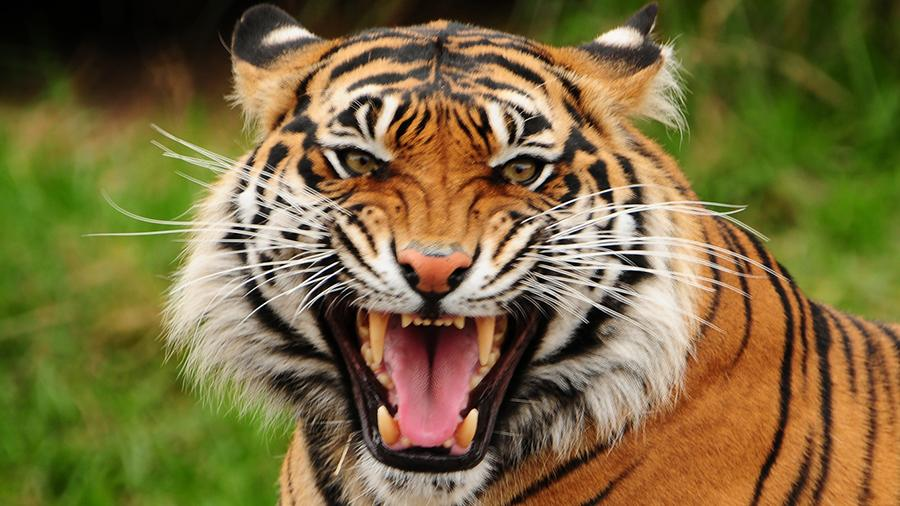
#> input picture data/1.tiger.jpg, 900 x 506 px
$ jupyter execute --allow-errors 2.contrast.ipynb   (shell and % lines are left out)
#> lines starting #> are read from the running program, lines starting #| are printed output that depends on the picture
# Коррекция яркости и цвета

## Линейная коррекция контраста

Гистограмма - график:
* x - яркость пикселя
* y - количество пикселей

При делении пиксели масштабируются на [0, 128] например при делении на 2. Это вызывает падение контрастности.
Контрастность означает, что цвета принимают не полный набор значений, а лишь некоторый отрезок

[cell 1]
from skimage.io import imread, imsave, imshow
from skimage import img_as_float, img_as_ubyte
import numpy as np

from matplotlib.pyplot import hist

%pylab inline

[cell 2]
img = imread('data/1.tiger.jpg')
#> img is the input picture: shape (506, 900, 3); mean R, G, B 121.6, 106.8, 61.9
imshow(img)

[cell 3]
values, bin_edges, patches = hist(img.ravel(), bins=range(257), color='black')
#> values = 256 values, max 10162 at index 0, min 288 at index 254, mean 5336.7; bin_edges = 257 values from 0 to 256; patches = 256 items
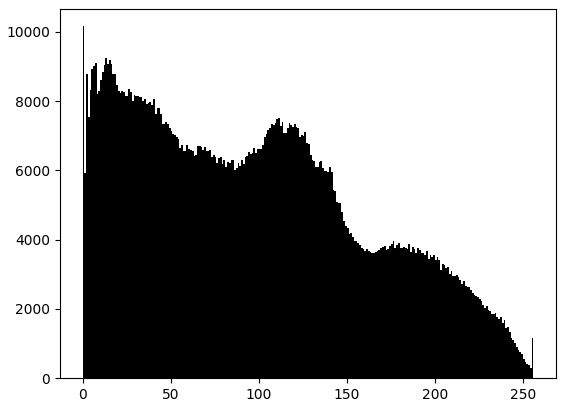
#> figure drawn by matplotlib, 1 panel; tallest bar 10162 high, from x = 0 to 1

### Автоконтраст изображения

Линейно растянем гистограмму на весь диапазон

[cell 4]
img = (img / 2).astype('uint8')
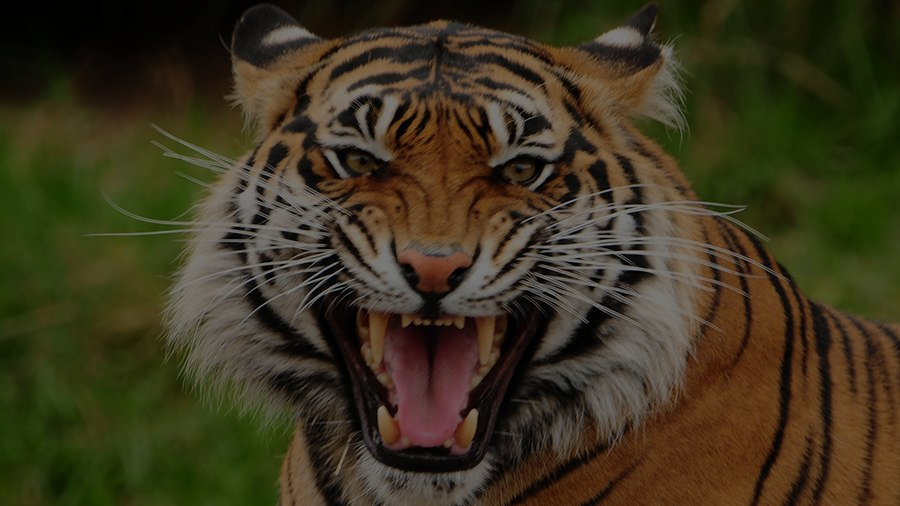
#> img: shape (506, 900, 3); mean R, G, B 60.6, 53.2, 30.7

[cell 5]
values, bin_edges, patches = hist(img.ravel(), bins=range(257),
                                  color='black')
#> values = 256 values, max 18283 at index 6, min 0 at index 128, mean 5336.7
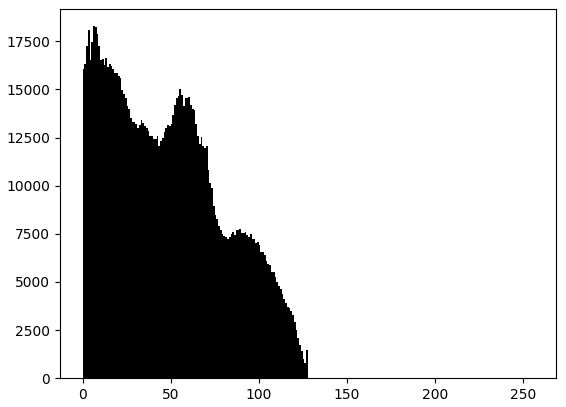
#> figure drawn by matplotlib, 1 panel; tallest bar 18283 high, from x = 6 to 7

[cell 6]
imshow(img)

[cell 7]
cor_img = ((img - img.min()) / (img.max() - img.min()) * 255).astype('uint8')
values, bin_edges, patches = hist(cor_img.ravel(), bins=range(257),
                                  color='black')
#> values = 256 values, max 18283 at index 12, min 0 at index 1, mean 5336.7
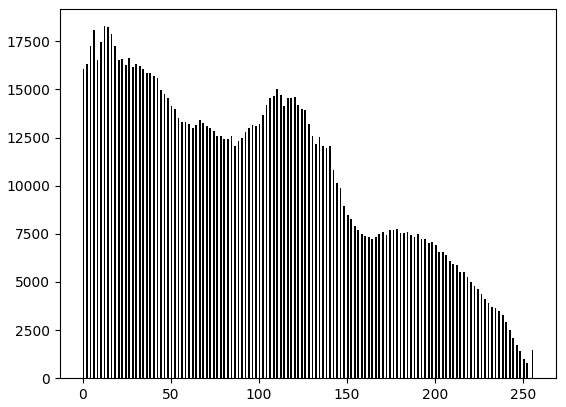
#> figure drawn by matplotlib, 1 panel; tallest bar 18283 high, from x = 12 to 13

[cell 8]
imshow(cor_img)

## Стабильный автоконтраст

При наличие очень ярких и очень темных пикселей на неконтрастной картинке,  автоконтраст выше работать не будет.

#> (a cell that did not finish here is left out)

[cell 10]
values, bin_edges, patches = hist(img.ravel(), bins=range(0, 256), color='black')
#> values = 255 values, max 18283 at index 6, min 0 at index 128, mean 5357.6; bin_edges = 256 values from 0 to 255; patches = 255 items
#> figure, not shown here; tallest bar 18283 high, from x = 6 to 7

Будем выкидывать 5% самых ярких и тёмных значений и уже по этому делать предыдущую операцию нормирования

[cell 11]
k = round(img.size * 0.05)
#> k = 68310
sort_ravel = sorted(img.ravel())
#> sort_ravel = 1366200 items

min_ = sort_ravel[k]
#> min_ = 4
max_ = sort_ravel[img.size - k]
#> max_ = 107

img_edit = np.clip(img, min_, max_)

img_edit = (img_edit - min_) * 255 / (max_ - min_)
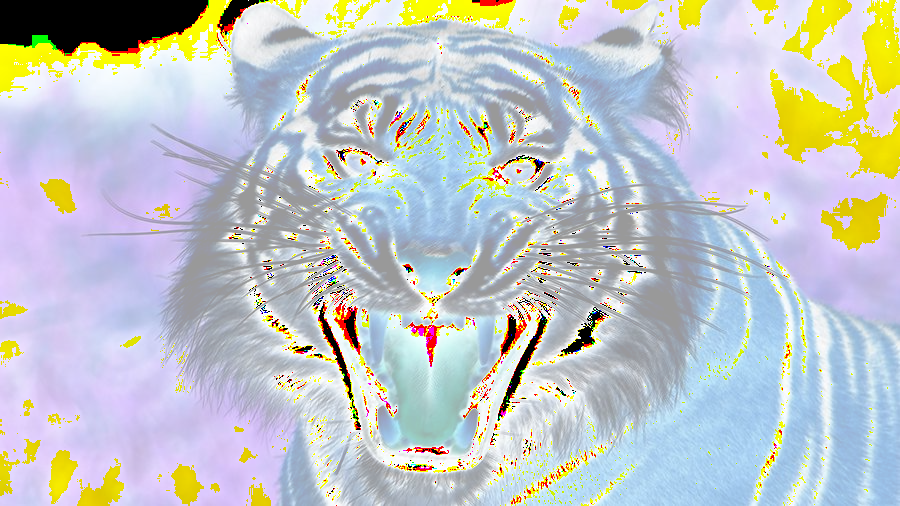
#> img_edit: shape (506, 900, 3) float64; mean R, G, B 1.87, 1.92, 1.93; drawn with min black and max white

img_edit = np.clip(img_edit, 0, 255)
img_edit = img_edit.astype('uint8')

imshow(img_edit)

[cell 12]
values, bin_edges, patches = hist(img_edit.ravel(), bins=range(0, 256), color='black')
#> values = 255 values, max 722257 at index 2, min 0 at index 3, mean 5357.6
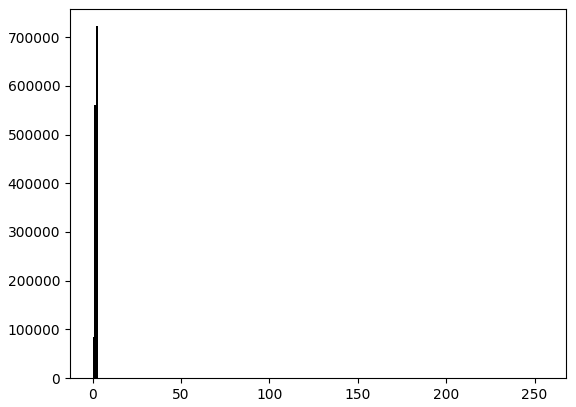
#> figure drawn by matplotlib, 1 panel; tallest bar 722257 high, from x = 2 to 3
